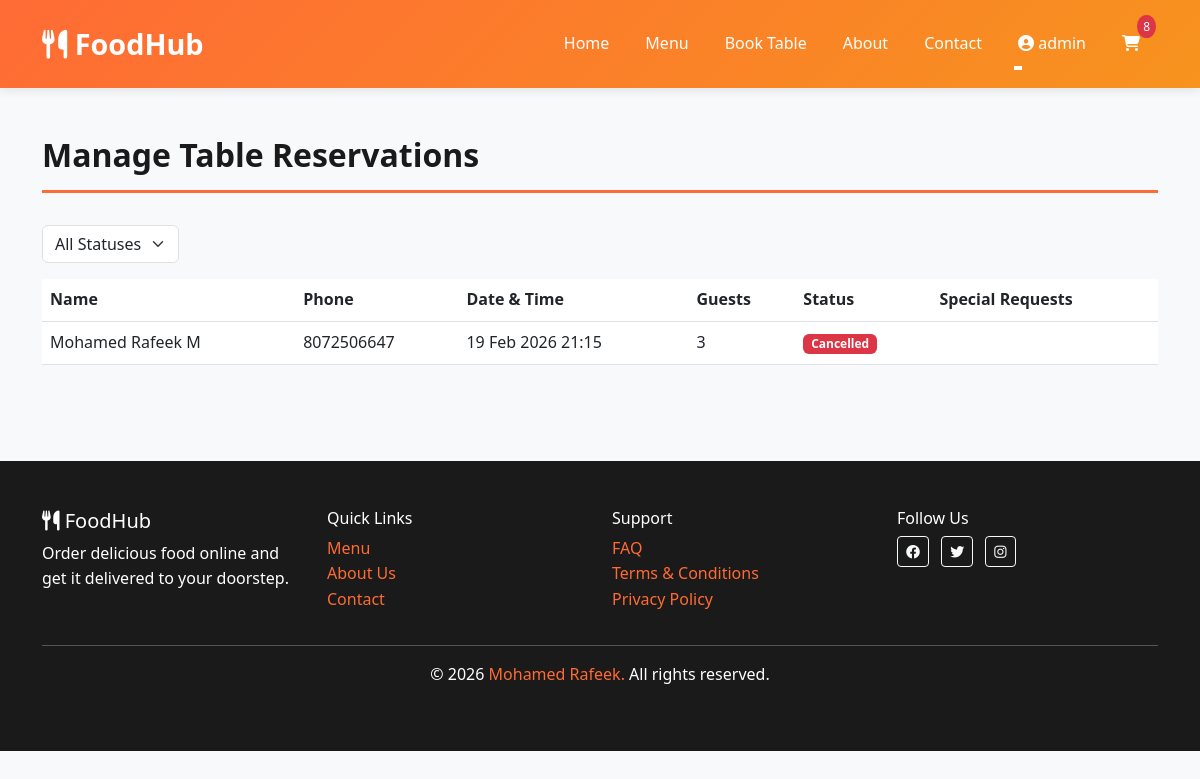
Page /dashboard/reservations/ (signed in) on the committed database.
### cart/models.py (models this page shows, shortened)
class Cart(models.Model):
    user = models.OneToOneField(User, on_delete=models.CASCADE, related_name='cart')
    created_at = models.DateTimeField(auto_now_add=True)
    updated_at = models.DateTimeField(auto_now=True)
    def get_item_count(self):
        return sum(item.quantity for item in self.items.all())

class CartItem(models.Model):
    cart = models.ForeignKey(Cart, on_delete=models.CASCADE, related_name='items')
    food_item = models.ForeignKey(FoodItem, on_delete=models.CASCADE)
    quantity = models.PositiveIntegerField(default=1)
    added_at = models.DateTimeField(auto_now_add=True)

### booking/models.py (models this page shows, shortened)
class Reservation(models.Model):
    STATUS_CHOICES = [
        ('pending', 'Pending'),
        ('confirmed', 'Confirmed'),
        ('cancelled', 'Cancelled'),
        ('completed', 'Completed'),
    ]
    user = models.ForeignKey(User, on_delete=models.CASCADE, related_name='reservations', null=True, blank=True)
    name = models.CharField(max_length=100)
    email = models.EmailField()
    phone = models.CharField(max_length=15)
    reservation_date = models.DateField()
    reservation_time = models.TimeField()
    number_of_guests = models.PositiveIntegerField()
    special_requests = models.TextField(blank=True)
    status = models.CharField(max_length=20, choices=STATUS_CHOICES, default='pending')
    created_at = models.DateTimeField(auto_now_add=True)
    updated_at = models.DateTimeField(auto_now=True)
    class Meta:
        ordering = ['reservation_date', 'reservation_time']

### dashboard/views.py (the view)
# urls.py: path('reservations/', views.manage_reservations, name='manage_reservations'),
@login_required(login_url='login')
@user_passes_test(is_admin, login_url='home')
def manage_reservations(request):
    reservations = Reservation.objects.all().order_by('reservation_date', 'reservation_time')
    status = request.GET.get('status')
    if status:
        reservations = reservations.filter(status=status)
    context = {
        'reservations': reservations,
        'status': status,
    }
    return render(request, 'dashboard/manage_reservations.html', context)

### dashboard/views.py (called while the page is built)
def is_admin(user):
    return user.is_staff and user.is_superuser

### Template/dashboard/manage_reservations.html (shortened to what this page needs)
{% extends 'base.html' %}
{% block content %}
<div class="container">
    <h2 class="page-title">Manage Table Reservations</h2>
    <div class="mb-3">
        <form method="get" style="display: inline;">
            <select name="status" class="form-select" style="width: auto; display: inline;" onchange="this.form.submit();">
                <option value="">All Statuses</option>
            </select>
        </form>
    </div>
    <div class="table-responsive">
        <table class="table table-hover">
            <thead>
                <tr>
                    <th>Name</th>
                    <th>Phone</th>
                    <th>Date & Time</th>
                    <th>Guests</th>
                    <th>Status</th>
                    <th>Special Requests</th>
                </tr>
            </thead>
            <tbody>
                {% for reservation in reservations %}
                    <tr>
                        <td>{{ reservation.name }}</td>
                        <td>{{ reservation.phone }}</td>
                        <td>{{ reservation.reservation_date|date:"d M Y" }} {{ reservation.reservation_time|time:"H:i" }}</td>
                        <td>{{ reservation.number_of_guests }}</td>
                        <td>
                            <span class="badge bg-{% if reservation.status == 'confirmed' %}success{% elif reservation.status == 'cancelled' %}danger{% else %}warning{% endif %}">
                                {{ reservation.status|title }}
                            </span>
                        </td>
                        <td>{{ reservation.special_requests|truncatewords:5 }}</td>
                    </tr>
                {% empty %}
                    <tr>
                        <td colspan="6" class="text-center">No reservations found</td>
                    </tr>
                {% endfor %}
            </tbody>
        </table>
    </div>
</div>
{% endblock %}

### Template/base.html (shortened to what this page needs)
<!DOCTYPE html>
<html lang="en">
<head>
    {% load static %}
    <link href="https://cdnjs.cloudflare.com/ajax/libs/bootstrap/5.3.0/css/bootstrap.min.css" rel="stylesheet">
    <link href="https://cdnjs.cloudflare.com/ajax/libs/font-awesome/6.4.0/css/all.min.css" rel="stylesheet">
</head>
<body>
    <nav class="navbar navbar-expand-lg navbar-dark sticky-top">
        <div class="container">
            <a class="navbar-brand" href="{% url 'home' %}">
                <i class="fas fa-utensils"></i> FoodHub
            </a>
            <div class="collapse navbar-collapse" id="navbarNav">
                <ul class="navbar-nav ms-auto">
                    <li class="nav-item">
                        <a class="nav-link" href="{% url 'home' %}">Home</a>
                    </li>
                    <li class="nav-item">
                        <a class="nav-link" href="{% url 'menu' %}">Menu</a>
                    </li>
                    <li class="nav-item">
                        <a class="nav-link" href="{% url 'book_table' %}">Book Table</a>
                    </li>
                    <li class="nav-item">
                        <a class="nav-link" href="{% url 'about' %}">About</a>
                    </li>
                    <li class="nav-item">
                        <a class="nav-link" href="{% url 'contact' %}">Contact</a>
                    </li>
                    {% if user.is_authenticated %}
                        <li class="nav-item dropdown">
                            <a class="nav-link dropdown-toggle" href="#" id="userDropdown" role="button" data-bs-toggle="dropdown">
                                <i class="fas fa-user-circle"></i> {{ user.username }}
                            </a>
                        </li>
                    {% endif %}
                    <li class="nav-item">
                        <a class="nav-link position-relative" href="{% url 'view_cart' %}">
                            <i class="fas fa-shopping-cart"></i>
                            {% if user.is_authenticated %}
                                {% if user.cart.get_item_count > 0 %}
                                    <span class="cart-badge">{{ user.cart.get_item_count }}</span>
                                {% endif %}
                            {% endif %}
                        </a>
                    </li>
                </ul>
            </div>
        </div>
    </nav>
    <main class="container-custom">
        {% block content %}{% endblock %}
    </main>
    <footer>
        <div class="container">
            <div class="row">
                <div class="col-md-3">
                    <h5><i class="fas fa-utensils"></i> FoodHub</h5>
                    <p>Order delicious food online and get it delivered to your doorstep.</p>
                </div>
                <div class="col-md-3">
                    <h6>Quick Links</h6>
                    <ul class="list-unstyled">
                        <li><a href="{% url 'menu' %}">Menu</a></li>
                        <li><a href="{% url 'about' %}">About Us</a></li>
                        <li><a href="{% url 'contact' %}">Contact</a></li>
                    </ul>
                </div>
                <div class="col-md-3">
                    <h6>Support</h6>
                    <ul class="list-unstyled">
                        <li><a href="#">FAQ</a></li>
                        <li><a href="#">Terms & Conditions</a></li>
                        <li><a href="#">Privacy Policy</a></li>
                    </ul>
                </div>
                <div class="col-md-3">
                    <h6>Follow Us</h6>
                    <a href="#" class="btn btn-sm btn-outline-light me-2">
                        <i class="fab fa-facebook"></i>
                    </a>
                    <a href="#" class="btn btn-sm btn-outline-light me-2">
                        <i class="fab fa-twitter"></i>
                    </a>
                    <a href="#" class="btn btn-sm btn-outline-light me-2">
                        <i class="fab fa-instagram"></i>
                    </a>
                </div>
            </div>
            <hr>
            <div class="text-center">
                <p>&copy; 2026 <a href="https://portfolio-react-mr.netlify.app/" target="_blank">Mohamed Rafeek.</a> All rights reserved.</p>
            </div>
        </div>
    </footer>
</body>
</html>

### Template/base.html (style rules this page uses)
* { margin: 0; padding: 0; box-sizing: border-box; }
:root { --primary-color: #ff6b35; --secondary-color: #f7931e; --dark-color: #1a1a1a; --light-color: #f4f4f4; --success-color: #28a745; --danger-color: #dc3545; }
body { font-family: 'Segoe UI', Tahoma, Geneva, Verdana, sans-serif; background-color: #f8f9fa; line-height: 1.6; }
.navbar { background: linear-gradient(135deg, var(--primary-color) 0%, var(--secondary-color) 100%); box-shadow: 0 2px 10px rgba(0,0,0,0.1); padding: 1rem 0; }
.navbar-brand { font-size: 1.8rem; font-weight: bold; color: white !important; }
.nav-link { color: white !important; margin: 0 10px; transition: all 0.3s ease; position: relative; }
.nav-link::after { content: ''; position: absolute; bottom: -5px; left: 0; width: 0; height: 2px; background-color: white; transition: width 0.3s ease; }
.cart-badge { background-color: var(--danger-color); color: white; padding: 2px 6px; border-radius: 50%; font-size: 0.75rem; position: absolute; top: -8px; right: -8px; }
footer { background-color: var(--dark-color); color: white; padding: 3rem 0; margin-top: 3rem; }
footer a { color: var(--primary-color); text-decoration: none; }
.container-custom { padding: 2rem 0; }
.page-title { color: var(--dark-color); font-weight: bold; margin-bottom: 2rem; padding: 1rem 0; border-bottom: 3px solid var(--primary-color); }

### rows in the picture
Reservation: name "Mohamed Rafeek M", phone "8072506647", reservation_date "19 Feb 2026", reservation_time "21:15", number_of_guests "3", status "Cancelled"

### other values in the picture
{{ user.username }} "admin"
{{ user.cart.get_item_count }} "8"
